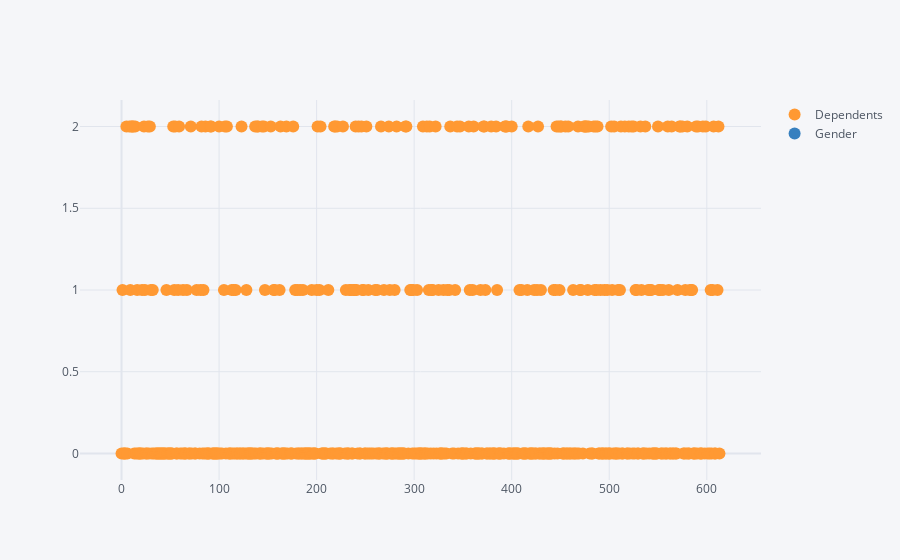

The cell this chart's notebook holds for it:
### Code cell
data[['Dependents','Gender']].iplot(kind="scatter",mode="markers")

### Figure 1 — Plotly figure (JSON) as saved in the notebook; plotly's stock layout.template omitted (floating-point values rounded to 4 significant figures; data arrays with more than 128 entries replaced by an {"elided": "..."} marker saying what was removed)
{"data": [{"line": {"color": "rgba(255, 153, 51, 1.0)", "dash": "solid", "shape": "linear", "width": 1.3}, "marker": {"size": 12, "symbol": "circle"}, "mode": "markers", "name": "Dependents", "text": "", "type": "scatter", "x": {"elided": "614 int values"}, "y": {"elided": "614 str values"}}, {"line": {"color": "rgba(55, 128, 191, 1.0)", "dash": "solid", "shape": "linear", "width": 1.3}, "marker": {"size": 12, "symbol": "circle"}, "mode": "markers", "name": "Gender", "text": "", "type": "scatter", "x": {"elided": "614 int values"}, "y": {"elided": "614 str values"}}], "layout": {"legend": {"bgcolor": "#F5F6F9", "font": {"color": "#4D5663"}}, "paper_bgcolor": "#F5F6F9", "plot_bgcolor": "#F5F6F9", "title": {"font": {"color": "#4D5663"}}, "xaxis": {"gridcolor": "#E1E5ED", "showgrid": true, "tickfont": {"color": "#4D5663"}, "title": {"font": {"color": "#4D5663"}, "text": ""}, "zerolinecolor": "#E1E5ED"}, "yaxis": {"gridcolor": "#E1E5ED", "showgrid": true, "tickfont": {"color": "#4D5663"}, "title": {"font": {"color": "#4D5663"}, "text": ""}, "zerolinecolor": "#E1E5ED"}}}
